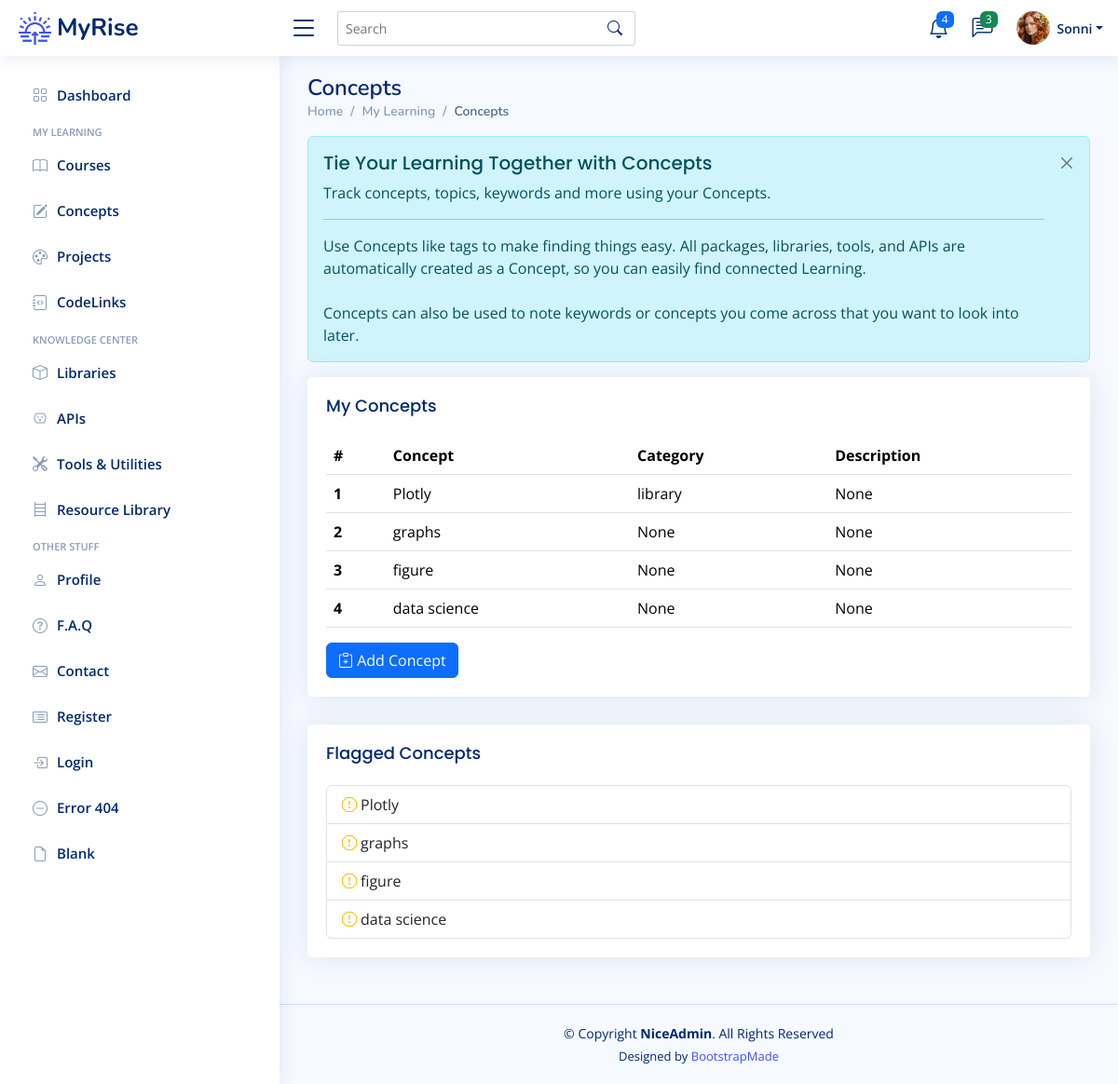
Page /concepts (signed in) on the committed database.
### app/models.py (models this page shows)
class User(UserMixin, db.Model):
    __tablename__ = "users"
    id: Mapped[int] = mapped_column(Integer, primary_key=True)
    email: Mapped[str] = mapped_column(String(100), unique=True)
    password: Mapped[str] = mapped_column(String(250))
    name: Mapped[str] = mapped_column(String(1000))
    display_name: Mapped[str] = mapped_column(String(1000))
    projects: Mapped[List["Project"]] = relationship(back_populates="user")
    events: Mapped[List["Event"]] = relationship(back_populates="user")
    courses: Mapped[List["Course"]] = relationship(back_populates="user")
    libraries: Mapped[List["Library"]] = relationship(back_populates="user")
    apis: Mapped[List["API"]] = relationship(back_populates="user")
    tools: Mapped[List["Tool"]] = relationship(back_populates="user")
    resources: Mapped[List["Resource"]] = relationship(back_populates="user")
    repos: Mapped[List["Repository"]] = relationship(back_populates="user")
    codelinks: Mapped[List["CodeLink"]] = relationship(back_populates="user")
    concepts: Mapped[List["Concept"]] = relationship('Concept', secondary=user_concept, backref='user')

class Concept(db.Model):
    __tablename__ = "concepts"
    id: Mapped[int] = mapped_column(Integer, primary_key=True)
    concept_term: Mapped[str] = mapped_column(String(50), nullable=False)
    category: Mapped[str] = mapped_column(String(100), nullable=True)
    description: Mapped[str] = mapped_column(Text, nullable=True)
    date_added: Mapped[datetime.date] = mapped_column(Date, nullable=False)

### app/routes.py (the view)
@app.route('/concepts')
@login_required
def concepts_page():
    get_concepts = db.session.execute(db.select(Concept)).scalars().all()
    concepts = [concept for concept in get_concepts]
    return render_template('concepts.html', concepts=concepts, badge=concept_categories)

### app/models.py (called while the page is built)
@login_manager.user_loader
def load_user(user_id):
    return db.get_or_404(User, user_id)

### app/templates/concepts.html (shortened to what this page needs)
{% extends 'base.html' %}
{% from 'bootstrap5/form.html' import render_form %}
{% block content %}
	<main id="main" class="main">
    <div class="pagetitle">
      <h1>Concepts</h1>
      <nav>
        <ol class="breadcrumb">
          <li class="breadcrumb-item"><a href="index.html">Home</a></li>
          <li class="breadcrumb-item">My Learning</li>
          <li class="breadcrumb-item active">Concepts</li>
        </ol>
      </nav>
    </div>
	<div class="alert alert-info  alert-dismissible fade show" role="alert">
		<h4 class="alert-heading">Tie Your Learning Together with Concepts</h4>
		<p>Track concepts, topics, keywords and more using your Concepts.</p>
		<hr>
 		<p class="mb-0">Use Concepts like tags to make finding things easy.
			All packages, libraries, tools, and APIs are automatically created as a Concept, so you can easily find connected Learning.</p>
		<br>
		<p class="mb-0">Concepts can also be used to note keywords or concepts you come across that you want to look into later.</p>
		<button type="button" class="btn-close" data-bs-dismiss="alert" aria-label="Close"></button>
	  </div>
	 <div class="card">
		<div class="card-body">
		  <h5 class="card-title">My Concepts</h5>
		  <table class="table table-hover">
			<thead>
			  <tr>
			    <th scope="col">#</th>
				<th scope="col">Concept</th>
				<th scope="col">Category</th>
				<th scope="col">Description</th>
			  </tr>
			</thead>
			<tbody>
			{% for concept in concepts %}
			  <tr>
				<th scope="row">{{ concept.id }}</th>
				<td>{{ concept.concept_term }}</td>
				<td>{{ concept.category }}</td>
				<td>{{ concept.description }}</td>
			  </tr>
			{% endfor %}
			</tbody>
		  </table>
			<a href="{{ url_for('add_new_concept') }}">
		  <button type="button" class="btn btn-primary"><i class="bi bi-clipboard-plus"></i> Add Concept</button>
			</a>
		</div>
	 </div>
	<div class="card">
		<div class="card-body">
		  <h5 class="card-title">Flagged Concepts</h5>
		  <ul class="list-group">
			  {% for concept in concepts %}
				<li class="list-group-item"><i class="bi bi-exclamation-octagon me-1 text-warning"></i>{{ concept.concept_term }}</li>
			  {% endfor %}
		  </ul>
		</div>
	  </div>
  </main>
{% endblock %}

### app/templates/heading.html (shortened to what this page needs)
{% from 'bootstrap5/nav.html' import render_nav_item %}
{% from 'bootstrap5/form.html' import render_form %}
  <header id="header" class="header fixed-top d-flex align-items-center">
    <div class="d-flex align-items-center justify-content-between">
      <a href="{{ url_for('home') }}" class="logo d-flex align-items-center">
        <img src="{{ url_for('static', filename='img/logo.png') }}" alt="sun-rise">
        <span class="d-none d-lg-block">MyRise</span>
      </a>
      <i class="bi bi-list toggle-sidebar-btn"></i>
    </div>
    <div class="search-bar">
      <form class="search-form d-flex align-items-center" method="POST" action="#">
        <input type="text" name="query" placeholder="Search" title="Enter search keyword">
        <button type="submit" title="Search"><i class="bi bi-search"></i></button>
      </form>
    </div>
    <nav class="header-nav ms-auto">
      <ul class="d-flex align-items-center">
        <li class="nav-item dropdown">
          <a class="nav-link nav-icon" href="#" data-bs-toggle="dropdown">
            <i class="bi bi-bell"></i>
            <span class="badge bg-primary badge-number">4</span>
          </a>
        </li>
        <li class="nav-item dropdown">
          <a class="nav-link nav-icon" href="#" data-bs-toggle="dropdown">
            <i class="bi bi-chat-left-text"></i>
            <span class="badge bg-success badge-number">3</span>
          </a>
        </li>
        <li class="nav-item dropdown pe-3">
          <a class="nav-link nav-profile d-flex align-items-center pe-0" href="#" data-bs-toggle="dropdown">
            <img src="{{ url_for('static', filename='img/profile-img.png') }}" alt="Profile" class="rounded-circle">
            <span class="d-none d-md-block dropdown-toggle ps-2">{{ current_user.display_name }}</span>
          </a>
        </li>
      </ul>
    </nav>
  </header>
  <aside id="sidebar" class="sidebar">
    <ul class="sidebar-nav" id="sidebar-nav">
      <li class="nav-item">
        <a class="nav-link collapsed" href="{{ url_for('home') }}">
          <i class="bi bi-grid"></i>
          <span>Dashboard</span>
        </a>
      </li>
<li class="nav-heading">My Learning</li>
	  <li class="nav-item">
        <a class="nav-link collapsed" href="{{ url_for('courses_page') }}">
          <i class="bi bi-book"></i>
          <span>Courses</span>
        </a>
      </li>
	  <li class="nav-item">
        <a class="nav-link collapsed" href="{{ url_for('concepts_page') }}">
          <i class="bi bi-pencil-square"></i>
          <span>Concepts</span>
        </a>
      </li>
	  <li class="nav-item">
        <a class="nav-link collapsed" href="{{ url_for('projects_page') }}">
          <i class="bi bi-palette"></i>
          <span>Projects</span>
        </a>
      </li>
	  <li class="nav-item">
        <a class="nav-link collapsed" href="{{ url_for('codelinks_page') }}">
          <i class="bi bi-journal-code"></i>
          <span>CodeLinks</span>
        </a>
      </li>
<li class="nav-heading">Knowledge Center</li>
	  <li class="nav-item">
        <a class="nav-link collapsed" href="{{ url_for('libraries_page') }}">
          <i class="bi bi-box"></i>
          <span>Libraries</span>
        </a>
      </li>
	  <li class="nav-item">
        <a class="nav-link collapsed" href="{{ url_for('apis_page') }}">
          <i class="bi bi-outlet"></i>
          <span>APIs</span>
        </a>
      </li>
	  <li class="nav-item">
        <a class="nav-link collapsed" href="{{ url_for('tools_page') }}">
          <i class="bi bi-tools"></i>
          <span>Tools & Utilities</span>
        </a>
      </li>
	  <li class="nav-item">
        <a class="nav-link collapsed" href="{{ url_for('resources_page') }}">
          <i class="bi bi-bookshelf"></i>
          <span>Resource Library</span>
        </a>
      </li>
	<li class="nav-heading">Other Stuff</li>
      <li class="nav-item">
        <a class="nav-link collapsed" href="users-profile.html">
          <i class="bi bi-person"></i>
          <span>Profile</span>
        </a>
      </li>
      <li class="nav-item">
        <a class="nav-link collapsed" href="pages-faq.html">
          <i class="bi bi-question-circle"></i>
          <span>F.A.Q</span>
        </a>
	  </li>
      <li class="nav-item">
        <a class="nav-link collapsed" href="pages-contact.html">
          <i class="bi bi-envelope"></i>
          <span>Contact</span>
        </a>
      </li>
      <li class="nav-item">
        <a class="nav-link collapsed" href="pages-register.html">
          <i class="bi bi-card-list"></i>
          <span>Register</span>
        </a>
      </li>
      <li class="nav-item">
        <a class="nav-link collapsed" href="pages-login.html">
          <i class="bi bi-box-arrow-in-right"></i>
          <span>Login</span>
        </a>
      </li>
      <li class="nav-item">
        <a class="nav-link collapsed" href="pages-error-404.html">
          <i class="bi bi-dash-circle"></i>
          <span>Error 404</span>
        </a>
      </li>
      <li class="nav-item">
        <a class="nav-link collapsed" href="pages-blank.html">
          <i class="bi bi-file-earmark"></i>
          <span>Blank</span>
        </a>
      </li>
    </ul>
  </aside>

### app/static/css/style.css (style rules this page uses)
:root { scroll-behavior: smooth; }
body { font-family: "Open Sans", sans-serif; background: #f6f9ff; color: #444444; }
a { color: #4154f1; text-decoration: none; }
h1, h2, h3, h4, h5, h6 { font-family: "Nunito", sans-serif; }
#main { margin-top: 60px; padding: 20px 30px; transition: all 0.3s; }
.pagetitle { margin-bottom: 10px; }
.pagetitle h1 { font-size: 24px; margin-bottom: 0; font-weight: 600; color: #012970; }
.card { margin-bottom: 30px; border: none; border-radius: 5px; box-shadow: 0px 0 30px rgba(1, 41, 112, 0.1); }
.card-title { padding: 20px 0 15px 0; font-size: 18px; font-weight: 500; color: #012970; font-family: "Poppins", sans-serif; }
.card-body { padding: 0 20px 20px 20px; }
.alert-heading { font-weight: 500; font-family: "Poppins", sans-serif; font-size: 20px; }
.btn-close { background-size: 25%; }
.breadcrumb { font-size: 14px; font-family: "Nunito", sans-serif; color: #899bbd; font-weight: 600; }
.breadcrumb a { color: #899bbd; transition: 0.3s; }
.breadcrumb .breadcrumb-item::before { color: #899bbd; }
.breadcrumb .active { color: #51678f; font-weight: 600; }
.logo { line-height: 1; }
@media (min-width: 1200px) { .logo { width: 280px; } }
.logo img { max-height: 35px; margin-right: 6px; }
.logo span { font-size: 26px; font-weight: 700; color: #012970; font-family: "Nunito", sans-serif; }
.header { transition: all 0.5s; z-index: 997; height: 60px; box-shadow: 0px 2px 20px rgba(1, 41, 112, 0.1); background-color: #fff; padding-left: 20px; }
.header .toggle-sidebar-btn { font-size: 32px; padding-left: 10px; cursor: pointer; color: #012970; }
.header .search-bar { min-width: 360px; padding: 0 20px; }
.header .search-form { width: 100%; }
.header .search-form input { border: 0; font-size: 14px; color: #012970; border: 1px solid rgba(1, 41, 112, 0.2); padding: 7px 38px 7px 8px; border-radius: 3px; transition: 0.3s; width: 100%; }
.header .search-form button { border: 0; padding: 0; margin-left: -30px; background: none; }
.header .search-form button i { color: #012970; }
.header-nav ul { list-style: none; }
.header-nav>ul { margin: 0; padding: 0; }
.header-nav .nav-icon { font-size: 22px; color: #012970; margin-right: 25px; position: relative; }
.header-nav .nav-profile { color: #012970; }
.header-nav .nav-profile img { max-height: 36px; }
.header-nav .nav-profile span { font-size: 14px; font-weight: 600; }
.header-nav .badge-number { position: absolute; inset: -2px -5px auto auto; font-weight: normal; font-size: 12px; padding: 3px 6px; }
.sidebar { position: fixed; top: 60px; left: 0; bottom: 0; width: 300px; z-index: 996; transition: all 0.3s; padding: 20px; overflow-y: auto; scrollbar-width: thin; scrollbar-color: #aab7cf transparent; box-shadow: 0px 0px 20px rgba(1, 41, 112, 0.1); background-color: #fff; }
@media (min-width: 1200px) { #main, #footer { margin-left: 300px; } }
.sidebar-nav { padding: 0; margin: 0; list-style: none; }
.sidebar-nav li { padding: 0; margin: 0; list-style: none; }
.sidebar-nav .nav-item { margin-bottom: 5px; }
.sidebar-nav .nav-heading { font-size: 11px; text-transform: uppercase; color: #899bbd; font-weight: 600; margin: 10px 0 5px 15px; }
.sidebar-nav .nav-link { display: flex; align-items: center; font-size: 15px; font-weight: 600; color: #4154f1; transition: 0.3; background: #f6f9ff; padding: 10px 15px; border-radius: 4px; }
.sidebar-nav .nav-link i { font-size: 16px; margin-right: 10px; color: #4154f1; }
.sidebar-nav .nav-link.collapsed { color: #012970; background: #fff; }
.sidebar-nav .nav-link.collapsed i { color: #899bbd; }

### rows in the picture
User: display_name "Sonni"
Concept: id "1", concept_term "Plotly", category "library", description "None"
Concept: id "2", concept_term "graphs", category "None", description "None"
Concept: id "3", concept_term "figure", category "None", description "None"
Concept: id "4", concept_term "data science", category "None", description "None"
